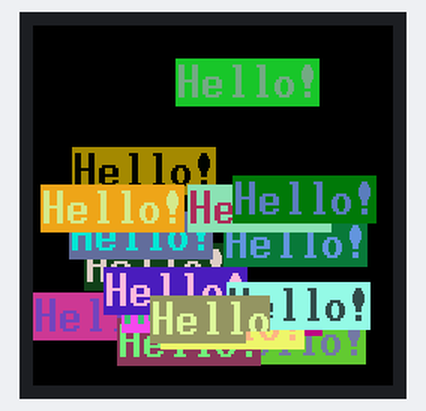
This program was run on a simulated MicroPython board. Shown: 240×240 colour display. Random numbers come from a fixed seed; library files of the repository ran but are not shown: st7789py.py, vga1_bold_16x32.py.

Above: at 1.5 s.
At 3.6 s:
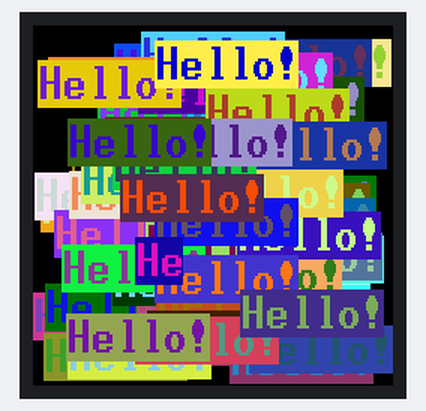
At 6.4 s:
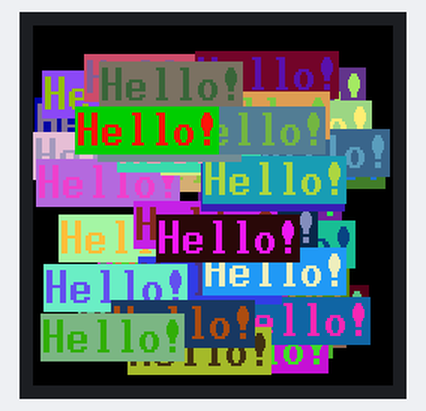
At 11.3 s:
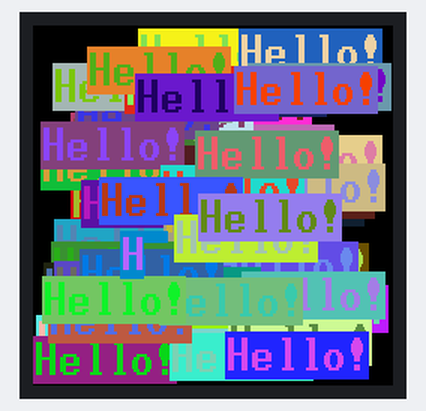
At 16.1 s:
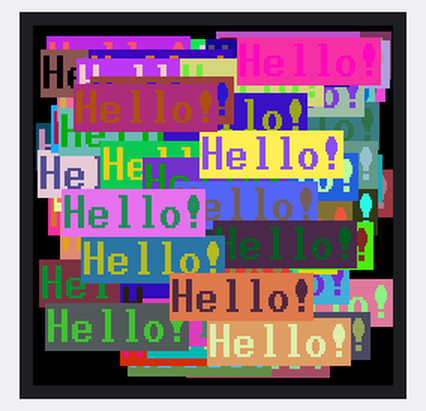
At 21.0 s:
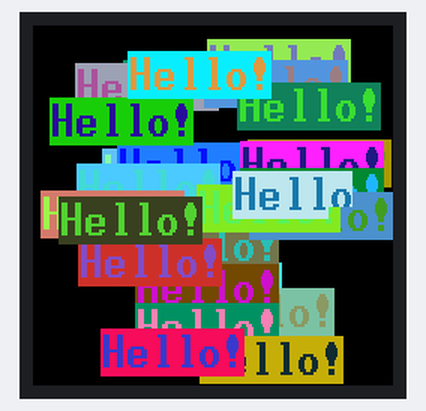

Measured:
- what the display in image 0 shows lasts 0.7 s, from 1.4 s to 2.1 s

The program:

main.py
```python
import random
from machine import Pin, SPI
import st7789py as st7789

BACKLIGHT_PIN = 10
RESET_PIN = 11
DC_PIN = 12
CS_PIN = 13
CLK_PIN = 14
DIN_PIN = 15 # lower left corner

import vga1_bold_16x32 as font

def main():
    spi = SPI(1, baudrate=31250000, sck=Pin(CLK_PIN), mosi=Pin(DIN_PIN))
    tft = st7789.ST7789(spi, 240, 240,
        reset=Pin(RESET_PIN, Pin.OUT),
        cs=Pin(CS_PIN, Pin.OUT),
        dc=Pin(DC_PIN, Pin.OUT),
        backlight=Pin(BACKLIGHT_PIN, Pin.OUT),
        rotation=3)
    tft.fill(st7789.BLACK)

    while True:
        for rotation in range(4):
            tft.rotation(rotation)
            tft.fill(0)
            col_max = tft.width - font.WIDTH*6
            row_max = tft.height - font.HEIGHT

            for _ in range(100):
                tft.text(
                    font,
                    "Hello!",
                    random.randint(0, col_max),
                    random.randint(0, row_max),
                    st7789.color565(
                        random.getrandbits(8),
                        random.getrandbits(8),
                        random.getrandbits(8)),
                    st7789.color565(
                        random.getrandbits(8),
                        random.getrandbits(8),
                        random.getrandbits(8))
                )


main()
```
